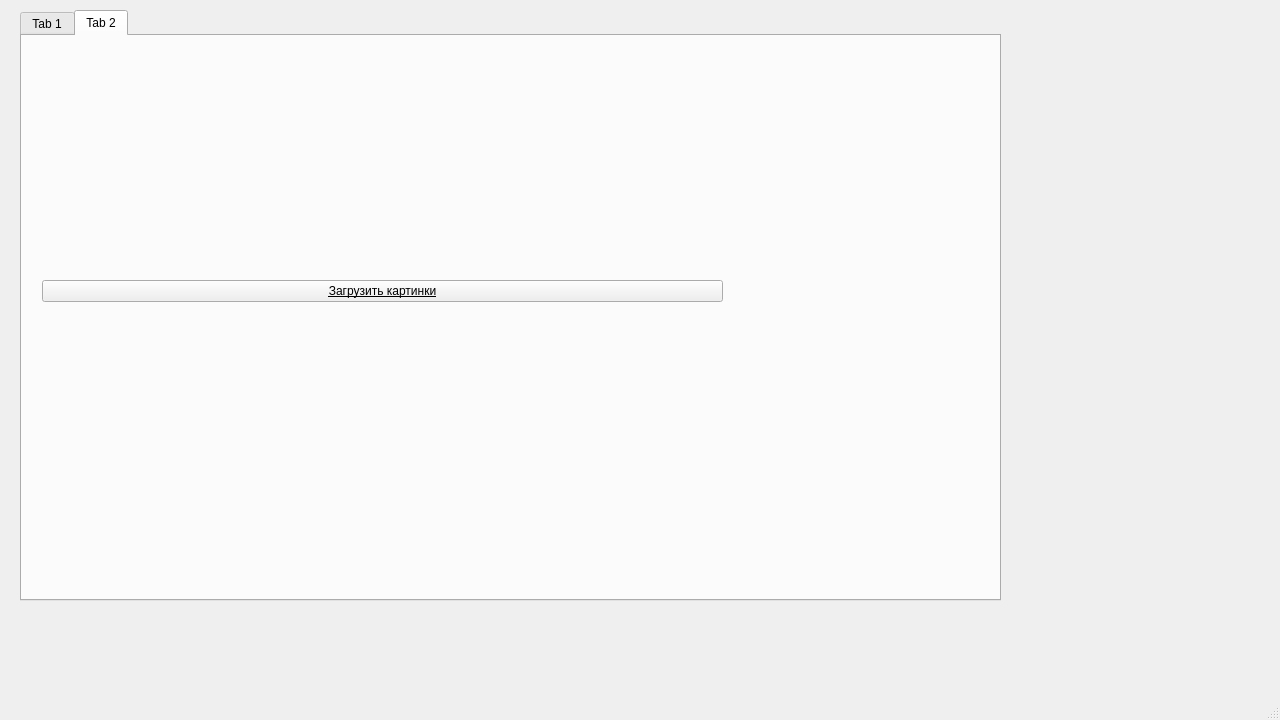
<?xml version="1.0" encoding="UTF-8"?>
<ui version="4.0">
 <class>MainWindow</class>
 <widget class="QMainWindow" name="MainWindow">
  <property name="geometry">
   <rect>
    <x>0</x>
    <y>0</y>
    <width>1280</width>
    <height>720</height>
   </rect>
  </property>
  <property name="minimumSize">
   <size>
    <width>640</width>
    <height>480</height>
   </size>
  </property>
  <property name="maximumSize">
   <size>
    <width>1920</width>
    <height>1080</height>
   </size>
  </property>
  <property name="windowTitle">
   <string>MainWindow</string>
  </property>
  <widget class="QWidget" name="centralwidget">
   <widget class="QTabWidget" name="tabWidget">
    <property name="geometry">
     <rect>
      <x>20</x>
      <y>10</y>
      <width>981</width>
      <height>591</height>
     </rect>
    </property>
    <property name="currentIndex">
     <number>1</number>
    </property>
    <widget class="QWidget" name="tab">
     <attribute name="title">
      <string>Tab 1</string>
     </attribute>
     <widget class="QWidget" name="gridLayoutWidget">
      <property name="geometry">
       <rect>
        <x>30</x>
        <y>50</y>
        <width>681</width>
        <height>451</height>
       </rect>
      </property>
      <layout class="QGridLayout" name="gridLayout">
       <item row="1" column="1" alignment="Qt::AlignRight">
        <widget class="QPushButton" name="pushButtonExport">
         <property name="styleSheet">
          <string notr="true">font: 11pt &quot;Forte&quot;;
text-decoration: underline;</string>
         </property>
         <property name="text">
          <string>export settings</string>
         </property>
        </widget>
       </item>
       <item row="0" column="0">
        <widget class="QLineEdit" name="lineEditText">
         <property name="toolTip">
          <string>&lt;html&gt;&lt;head/&gt;&lt;body&gt;&lt;p&gt;Hello&lt;/p&gt;&lt;/body&gt;&lt;/html&gt;</string>
         </property>
         <property name="text">
          <string>hello</string>
         </property>
        </widget>
       </item>
       <item row="0" column="1">
        <widget class="QSpinBox" name="spinBoxDelay"/>
       </item>
       <item row="1" column="0">
        <widget class="QPushButton" name="pushButtonImport">
         <property name="toolTip">
          <string>&lt;html&gt;&lt;head/&gt;&lt;body&gt;&lt;p&gt;&lt;br/&gt;&lt;/p&gt;&lt;/body&gt;&lt;/html&gt;</string>
         </property>
         <property name="styleSheet">
          <string notr="true">font: 11pt &quot;Forte&quot;;
text-decoration: underline;</string>
         </property>
         <property name="text">
          <string>import settings</string>
         </property>
        </widget>
       </item>
      </layout>
     </widget>
     <widget class="QTimeEdit" name="timeEdit">
      <property name="geometry">
       <rect>
        <x>760</x>
        <y>380</y>
        <width>118</width>
        <height>22</height>
       </rect>
      </property>
     </widget>
    </widget>
    <widget class="QWidget" name="tab_2">
     <attribute name="title">
      <string>Tab 2</string>
     </attribute>
     <widget class="QWidget" name="gridLayoutWidget_2">
      <property name="geometry">
       <rect>
        <x>20</x>
        <y>30</y>
        <width>681</width>
        <height>451</height>
       </rect>
      </property>
      <layout class="QGridLayout" name="gridLayout_2">
       <item row="0" column="0">
        <widget class="QPushButton" name="pushButtonDownload">
         <property name="toolTip">
          <string>&lt;html&gt;&lt;head/&gt;&lt;body&gt;&lt;p&gt;&lt;br/&gt;&lt;/p&gt;&lt;/body&gt;&lt;/html&gt;</string>
         </property>
         <property name="styleSheet">
          <string notr="true">font: 11pt &quot;Forte&quot;;
text-decoration: underline;</string>
         </property>
         <property name="text">
          <string>Загрузить картинки</string>
         </property>
        </widget>
       </item>
      </layout>
     </widget>
    </widget>
   </widget>
  </widget>
  <widget class="QMenuBar" name="menubar">
   <property name="geometry">
    <rect>
     <x>0</x>
     <y>0</y>
     <width>1280</width>
     <height>21</height>
    </rect>
   </property>
  </widget>
  <widget class="QStatusBar" name="statusbar"/>
 </widget>
 <resources/>
 <connections/>
</ui>
